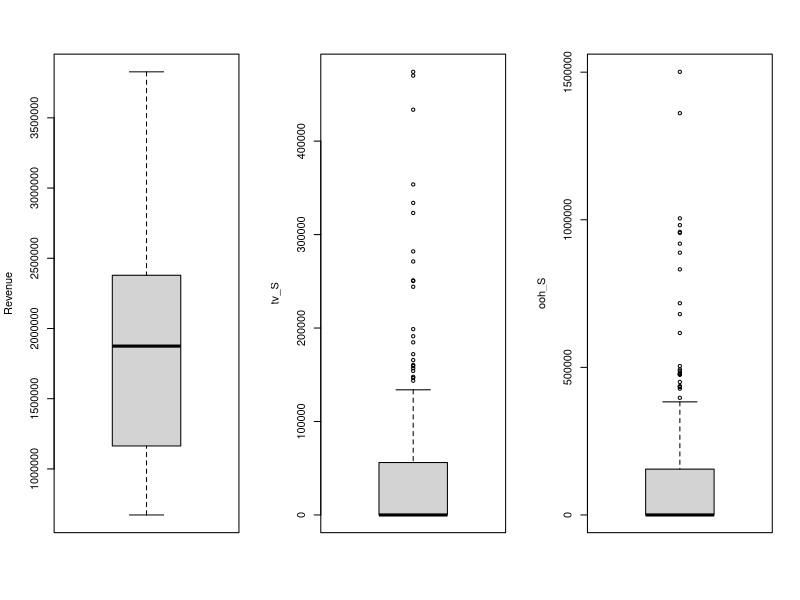
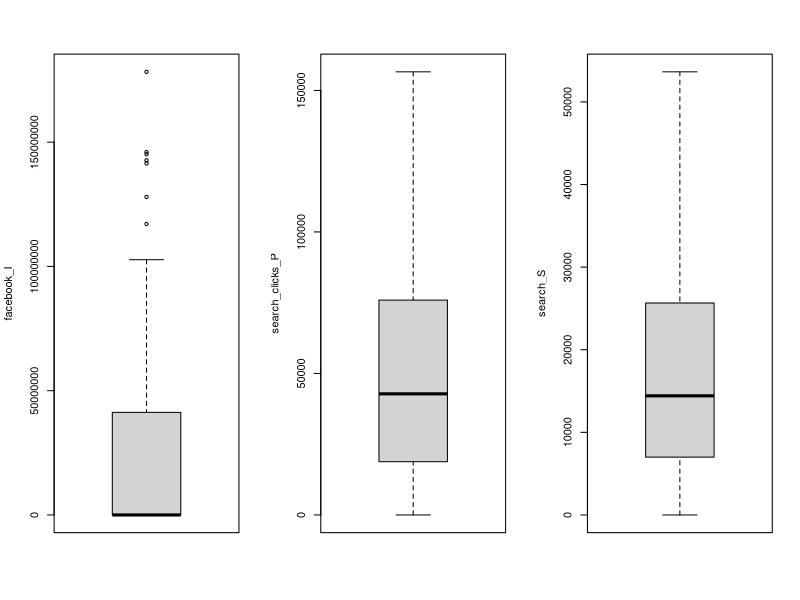
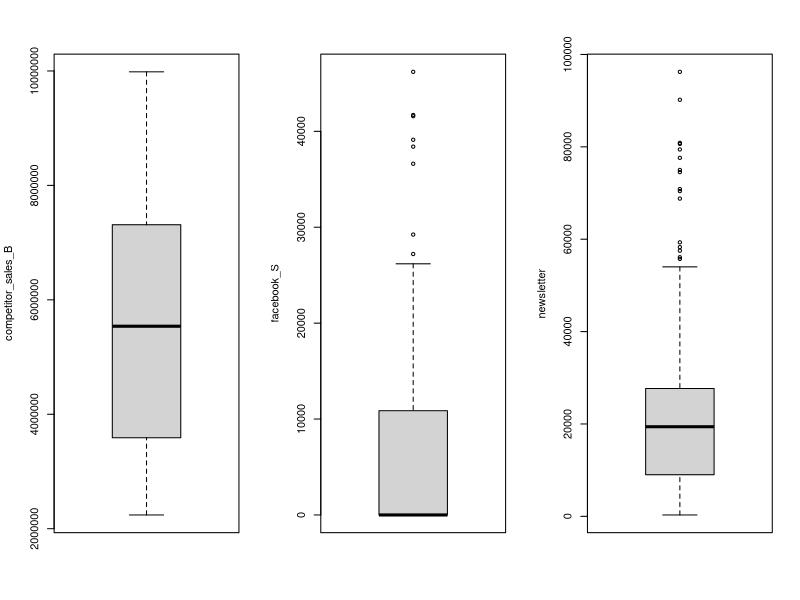
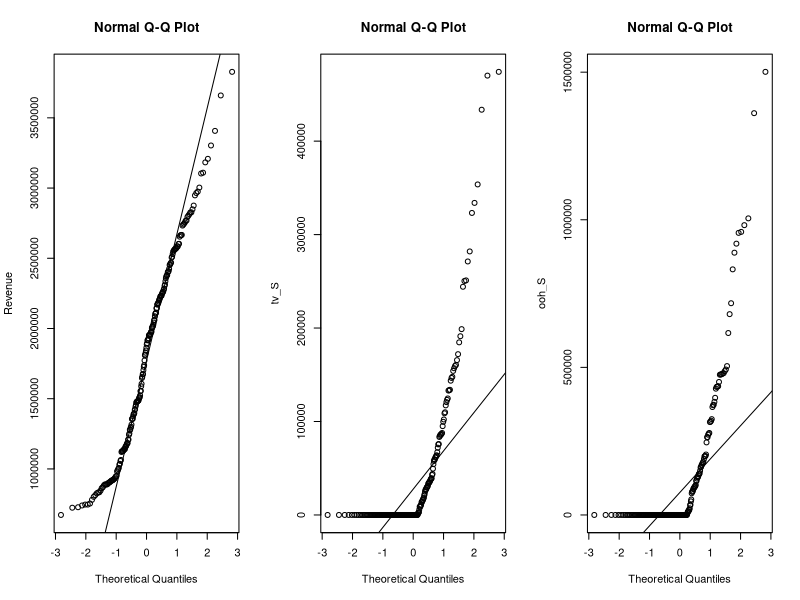
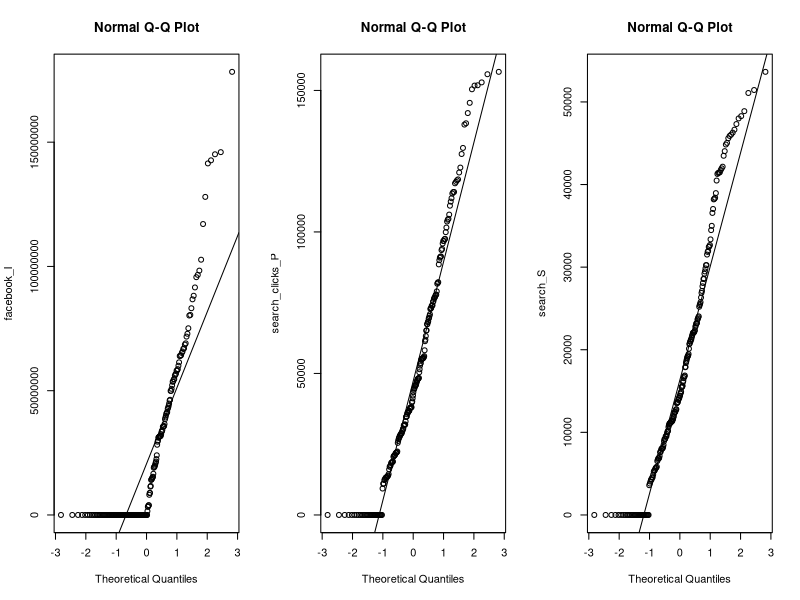
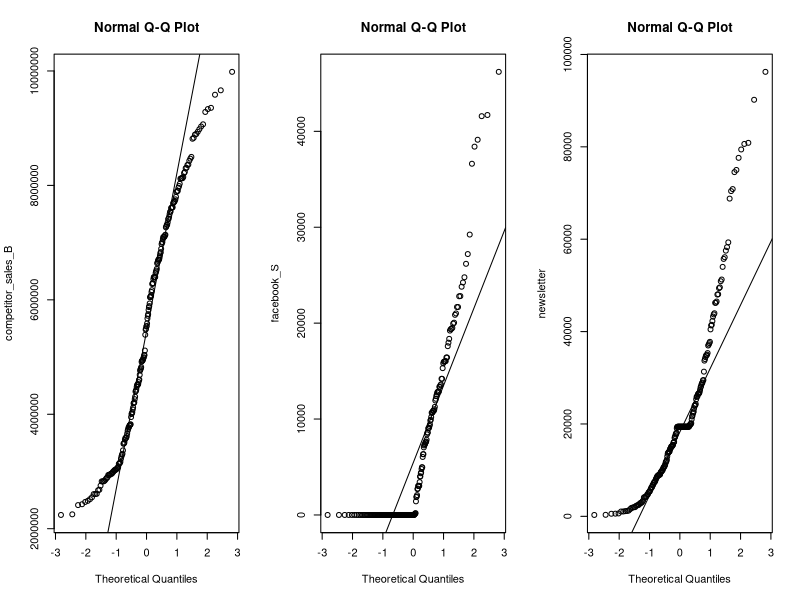
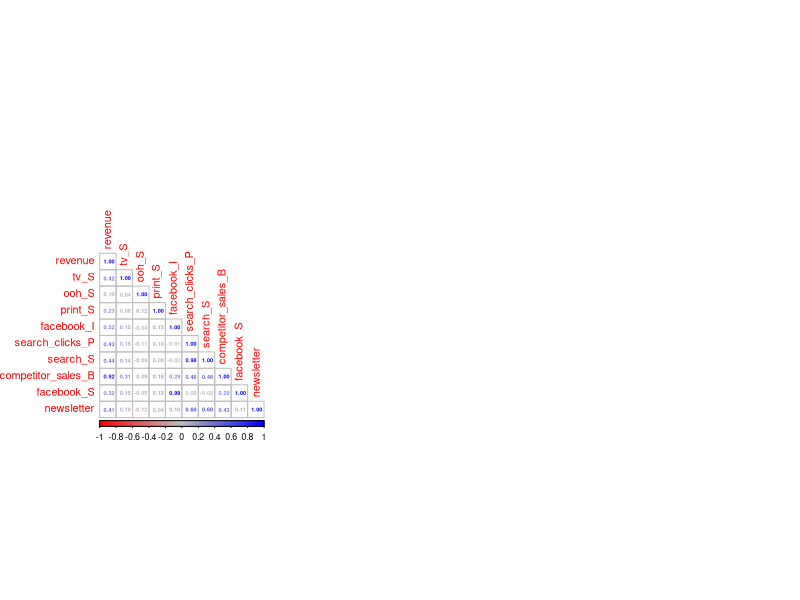
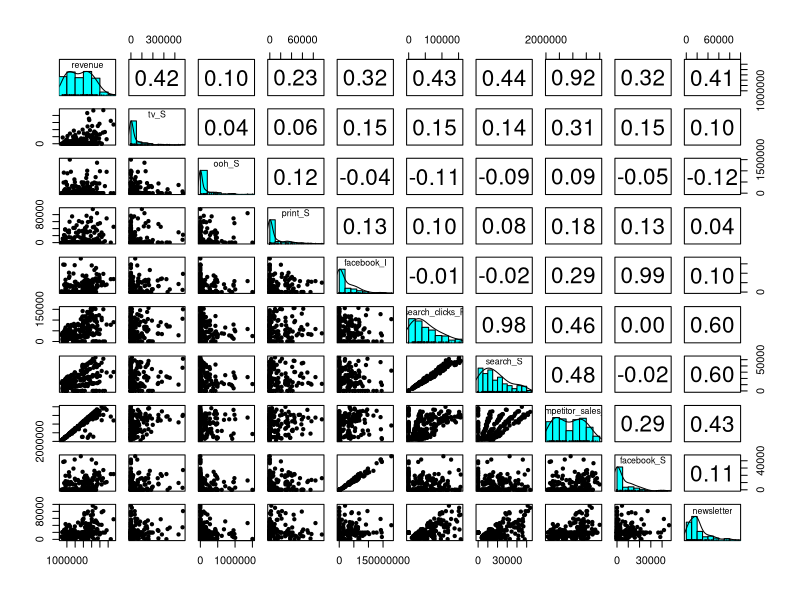

Reproduce these figures in R, in order.
## ---- chunk 1
library(dplyr)
library(corrplot)
options(scipen = 999)
## ---- chunk 2
df = read.csv("Marketing_regressao.csv")
head(df)
## ---- chunk 3
as.data.frame(summary(df))
## ---- chunk 4
par(mfrow=c(1,3))
boxplot(df$revenue, ylab="Revenue")
boxplot(df$tv_S, ylab="tv_S")
boxplot(df$ooh_S, ylab="ooh_S")
boxplot(df$facebook_I, ylab="facebook_I")
boxplot(df$search_clicks_P, ylab="search_clicks_P")
boxplot(df$search_S, ylab="search_S")
boxplot(df$competitor_sales_B, ylab="competitor_sales_B")
boxplot(df$facebook_S, ylab="facebook_S")
boxplot(df$newsletter, ylab="newsletter")
## ---- chunk 5
par(mfrow=c(1,3))
qqnorm(df$revenue, ylab="Revenue"); qqline(df$revenue, ylab="Revenue")
qqnorm(df$tv_S, ylab="tv_S"); qqline(df$tv_S, ylab="tv_S")
qqnorm(df$ooh_S, ylab="ooh_S"); qqline(df$ooh_S, ylab="ooh_S")
qqnorm(df$facebook_I, ylab="facebook_I"); qqline(df$facebook_I, ylab="facebook_I")
qqnorm(df$search_clicks_P, ylab="search_clicks_P"); qqline(df$search_clicks_P, ylab="search_clicks_P")
qqnorm(df$search_S, ylab="search_S"); qqline(df$search_S, ylab="search_S")
qqnorm(df$competitor_sales_B, ylab="competitor_sales_B"); qqline(df$competitor_sales_B, ylab="competitor_sales_B")
qqnorm(df$facebook_S, ylab="facebook_S"); qqline(df$facebook_S, ylab="facebook_S")
qqnorm(df$newsletter, ylab="newsletter"); qqline(df$newsletter, ylab="newsletter")
## ---- chunk 6
df_shap = data.frame(Var = c("0"), P_value = c(0))
for (variable in colnames(subset(df, select = -c(DATE, events)))) {
  df_shap[nrow(df_shap) + 1,] = c(variable, shapiro.test(df[[variable]])[2])
}
df_shap
## ---- chunk 7

corrplot::corrplot(cor(df[, sapply(df, is.numeric)], method = "pearson"), method = 'number', type = 'lower', number.cex = 0.5, col=colorRampPalette(c("red","gray","blue"))(200))
## ---- chunk 8

psych::pairs.panels(df[, sapply(df, is.numeric)], 
             smooth = FALSE,
             method = "pearson",
             density = TRUE,
             ellipses = FALSE,
             cex.cor = 1.5
)
## ---- chunk 9
modelo1 = lm(revenue ~ tv_S + ooh_S + print_S + search_S + facebook_S, data = df)
summary(modelo1)
## ---- chunk 10
anova(modelo1)
## ---- chunk 11

